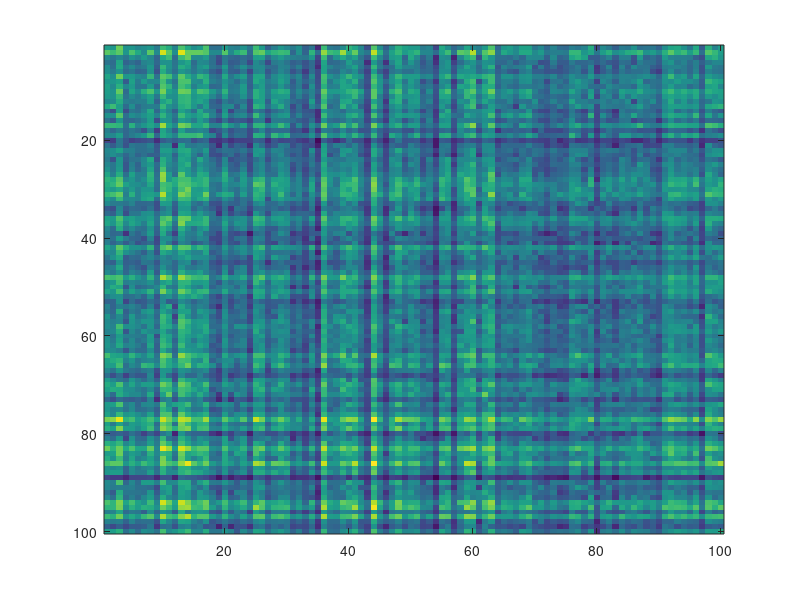

MATLAB code to generate this figure: (Note: this script raises an error after producing the figure.)
clear; close all; clc;

% 行列のサイズ
I = 100; % Xの行数
J = 100; % Xの列数
K = 10; % 基底数

% パラメータ
nItr = 1000; % 更新式の反復回数

% 非負観測行列の生成
trueW = rand(I, K); % 非負乱数（開区間(0, 1)）
trueH = rand(K, J); % 非負乱数（開区間(0, 1)）
X = trueW * trueH; % ランクKの非負観測行列

% Xの表示
figure; imagesc(X);

% NMF変数の乱数初期化
W = rand(I, K);
H = rand(K, J);

% コスト関数値格納行列定義
cost = zeros(nItr + 1,1);

% コスト関数値の初期値格納(フロベニウスノルムの二乗値計算)
err = X - W*H;
traceErr = sum(err.*err, 'all');
cost(1) = sqrt(traceErr);

% Eu-NMFの更新式
for iItr = 1:nItr
    W = W .* ( (X*H.') ./ (W*(H*H.')) );
    H = H .* ( (W.'*X) ./ ((W.'*W)*H) );    
    
    % Wの列毎に正規化係数を計算（列の総和）
    % todo
    nomalC = sum(W);

    % Wに正規化係数を適用
    % todo
    W = W ./ nomalC;
       
    % Hに正規化係数を適用
    % todo
    for i = 1:K
        for j = 1:J
            H(i,j) = nomalC(i) * H(i,j);
        end
    end

    % フロベニウスノルムの二乗値計算
    err = X - W*H;
    traceErr = sum(err.*err, 'all');
    cost(iItr+1) = sqrt(traceErr);
end

% 近似された観測行列の表示
Xhat = W*H;
figure; imagesc(Xhat);

% コスト関数値のグラフ描画(線形)
figure; plot(cost);
xlabel("反復回数", "FontSize", 14);
ylabel("コスト関数値(線形軸)", "FontSize", 14);

% コスト関数値のグラフ描画(対数軸)
figure; semilogy(cost);
xlabel("反復回数", "FontSize", 14);
ylabel("コスト関数値(対数軸)", "FontSize", 14);